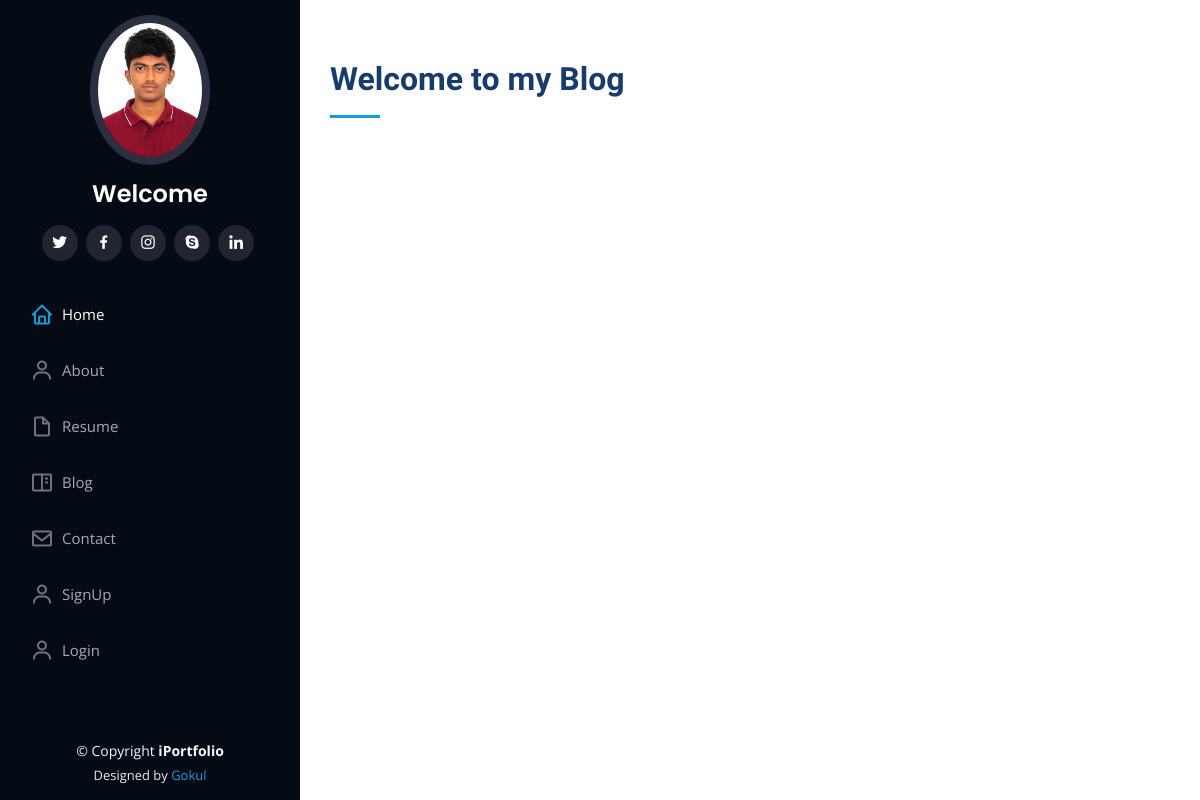
/blog, run on an earlier commit of the app's database.
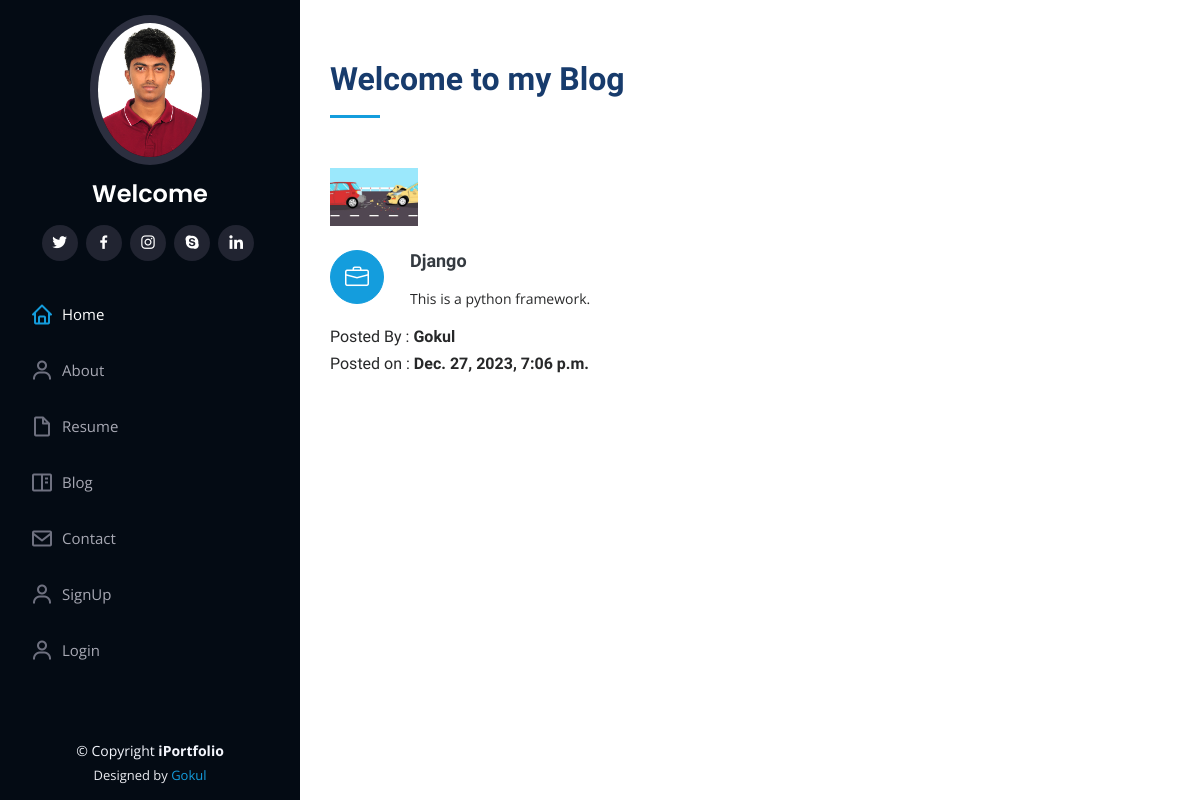
And on a later commit of the database.
### portfolio/models.py (models this page shows, shortened)
class Blogs(models.Model):
    title = models.CharField(max_length = 60)
    description = models.TextField()
    authname = models.CharField(max_length = 15)
    img = models.ImageField(upload_to='blog',blank=True,null = True)
    timeStamp = models.DateTimeField(auto_now_add = True,blank=True)

### portfolio/views.py (the view)
# urls.py: path('blog',views.handleblog,name='handleblog'),
def handleblog(request):
    posts = Blogs.objects.all()
    context = {"posts":posts}
    return render(request,'handleblog.html',context)

### templates/handleblog.html (shortened to what this page needs)
{% extends 'basic.html' %}
{% block body%}
{% load static %}
<section id="services" class="services">
    <div class="container">
      <div class="section-title">
        <h2>Welcome to my Blog</h2>
      </div>
      <div class="row">
        {% for post in posts reversed %}
        <div class="col-lg-4 col-md-6 icon-box" data-aos="fade-up">
          <div class="col-lg-4" data-aos="fade-right">
            <img src="{{post.img.url}}" class="img-fluid" alt="no-image">
          </div>
        <br>
          <div class="icon"><i class="bi bi-briefcase"></i></div>
          <h4 class="title"><a href="">{{post.title}}</a></h4>
          <p class="description">{{post.description}}</p>
          <h6 >Posted By : <b>{{post.authname}}</b></h6>
          <h6 >Posted on : <b>{{post.timeStamp}}</b></h6>
        </div>
        {% endfor %}
      </div>
    </div>
  </section>
{% endblock body %}

### templates/basic.html (shortened to what this page needs)
{% load static %}
<!DOCTYPE html>
<html lang="en">
<head>
  <link href="{% static 'assets/vendor/aos/aos.css'%}" rel="stylesheet">
  <link href="{% static 'assets/vendor/bootstrap/css/bootstrap.min.css'%}" rel="stylesheet">
  <link href="{% static 'assets/vendor/bootstrap-icons/bootstrap-icons.css'%}" rel="stylesheet">
  <link href="{% static 'assets/vendor/boxicons/css/boxicons.min.css'%}" rel="stylesheet">
  <link href="{% static 'assets/vendor/glightbox/css/glightbox.min.css'%}" rel="stylesheet">
  <link href="{% static 'assets/vendor/swiper/swiper-bundle.min.css'%}" rel="stylesheet">
  <link href="{% static 'assets/css/style.css'%}" rel="stylesheet">
</head>
<body>
  <header id="header">
    <div class="d-flex flex-column">
      <div class="profile">
        <img src="{% static 'assets/img/gokul_photo.jpg'%}" alt="" class="img-fluid rounded-circle">
        <h1 class="text-light"><a href="index.html">Welcome {{ user.username }}</a></h1>
        <div class="social-links mt-3 text-center">
          <a href="#" class="twitter"><i class="bx bxl-twitter"></i></a>
          <a href="#" class="facebook"><i class="bx bxl-facebook"></i></a>
          <a href="#" class="instagram"><i class="bx bxl-instagram"></i></a>
          <a href="#" class="google-plus"><i class="bx bxl-skype"></i></a>
          <a href="https://www.linkedin.com/in/k-gokul-srinivas/" target="_blank" class="linkedin"><i class="bx bxl-linkedin"></i></a>
        </div>
      </div>
      <nav id="navbar" class="nav-menu navbar">
        <ul>
          <li><a href="/" class="nav-link scrollto active"><i class="bx bx-home"></i> <span>Home</span></a></li>
          <li><a href="/about" class="nav-link scrollto"><i class="bx bx-user"></i> <span>About</span></a></li>
          <li><a href="#resume" class="nav-link scrollto"><i class="bx bx-file-blank"></i> <span>Resume</span></a></li>
          <li><a href="/blog" class="nav-link scrollto"><i class="bx bx-book-content"></i> <span>Blog</span></a></li>
          <li><a href="/contact" class="nav-link scrollto"><i class="bx bx-envelope"></i> <span>Contact</span></a></li>
{% if not request.user.is_authenticated %}
          <li><a href="/auth/signup/" class="nav-link scrollto"><i class="bx bx-user"></i> <span>SignUp</span></a></li>
          <li><a href="/auth/login/" class="nav-link scrollto"><i class="bx bx-user"></i> <span>Login</span></a></li>
{% else %}
          <li><a href="/auth/logout/" class="nav-link scrollto"><i class="bx bx-user"></i> <span>Logout</span></a></li>
{% endif %}
        </ul>
      </nav>
    </div>
  </header>
  <main id="main">
    {% block body %}
    {% endblock body %}
  </main>
  <footer id="footer">
    <div class="container">
      <div class="copyright">
        &copy; Copyright <strong><span>iPortfolio</span></strong>
      </div>
      <div class="credits">
        Designed by <a href="https://bootstrapmade.com/">Gokul</a>
      </div>
    </div>
  </footer>
</body>
</html>

### static/assets/css/style.css (style rules this page uses)
body { font-family: "Open Sans", sans-serif; color: #272829; }
a { color: #149ddd; text-decoration: none; }
h1, h2, h3, h4, h5, h6 { font-family: "Raleway", sans-serif; }
#header { position: fixed; top: 0; left: 0; bottom: 0; width: 300px; transition: all ease-in-out 0.5s; z-index: 9997; transition: all 0.5s; padding: 0 15px; background: #040b14; overflow-y: auto; }
#header .profile img { margin: 15px auto; display: block; width: 120px; border: 8px solid #2c2f3f; }
#header .profile h1 { font-size: 24px; margin: 0; padding: 0; font-weight: 600; -moz-text-align-last: center; text-align-last: center; font-family: "Poppins", sans-serif; }
#header .profile h1 a, #header .profile h1 a:hover { color: #fff; text-decoration: none; }
#header .profile .social-links a { font-size: 18px; display: inline-block; background: #212431; color: #fff; line-height: 1; padding: 8px 0; margin-right: 4px; border-radius: 50%; text-align: center; width: 36px; height: 36px; transition: 0.3s; }
#main { margin-left: 300px; }
.container, .container-fluid { padding-left: 30px; padding-right: 30px; }
.nav-menu { padding: 30px 0 0 0; }
.nav-menu * { margin: 0; padding: 0; list-style: none; }
.nav-menu>ul>li { position: relative; white-space: nowrap; }
.nav-menu a, .nav-menu a:focus { display: flex; align-items: center; color: #a8a9b4; padding: 12px 15px; margin-bottom: 8px; transition: 0.3s; font-size: 15px; }
.nav-menu a i, .nav-menu a:focus i { font-size: 24px; padding-right: 8px; color: #6f7180; }
.nav-menu a:hover, .nav-menu .active, .nav-menu .active:focus, .nav-menu li:hover>a { text-decoration: none; color: #fff; }
.nav-menu a:hover i, .nav-menu .active i, .nav-menu .active:focus i, .nav-menu li:hover>a i { color: #149ddd; }
section { padding: 60px 0; overflow: hidden; }
.section-title { padding-bottom: 30px; }
.section-title h2 { font-size: 32px; font-weight: bold; margin-bottom: 20px; padding-bottom: 20px; position: relative; color: #173b6c; }
.section-title h2::after { content: ""; position: absolute; display: block; width: 50px; height: 3px; background: #149ddd; bottom: 0; left: 0; }
.services .icon-box { margin-bottom: 20px; }
.services .icon { float: left; display: flex; align-items: center; justify-content: center; width: 54px; height: 54px; background: #149ddd; border-radius: 50%; transition: 0.5s; border: 1px solid #149ddd; }
.services .icon i { color: #fff; font-size: 24px; line-height: 0; }
.services .title { margin-left: 80px; font-weight: 700; margin-bottom: 15px; font-size: 18px; }
.services .title a { color: #343a40; }
.services .description { margin-left: 80px; line-height: 24px; font-size: 14px; }
#footer { padding: 15px; color: #f4f6fd; font-size: 14px; position: fixed; left: 0; bottom: 0; width: 300px; z-index: 9999; background: #040b14; }
#footer .copyright { text-align: center; }
#footer .credits { padding-top: 5px; text-align: center; font-size: 13px; color: #eaebf0; }

What changed in the data, as far as the page shows it:
added Blogs: img (picture), title "Django", description "This is a python framework.", authname "Gokul", timeStamp "Dec. 27, 2023, 7:06 p.m."
